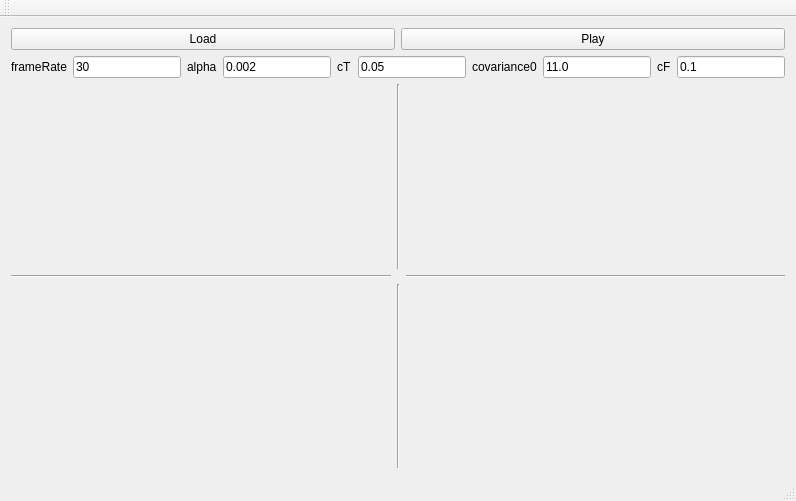
<?xml version="1.0" encoding="UTF-8"?>
<ui version="4.0">
 <class>MainWindow</class>
 <widget class="QMainWindow" name="MainWindow">
  <property name="geometry">
   <rect>
    <x>0</x>
    <y>0</y>
    <width>521</width>
    <height>501</height>
   </rect>
  </property>
  <property name="windowTitle">
   <string>Gmm</string>
  </property>
  <widget class="QWidget" name="centralWidget">
   <property name="sizePolicy">
    <sizepolicy hsizetype="Preferred" vsizetype="Preferred">
     <horstretch>0</horstretch>
     <verstretch>0</verstretch>
    </sizepolicy>
   </property>
   <layout class="QGridLayout" name="gridLayout_2">
    <item row="0" column="0">
     <widget class="QPushButton" name="pushButton">
      <property name="sizePolicy">
       <sizepolicy hsizetype="Minimum" vsizetype="Fixed">
        <horstretch>0</horstretch>
        <verstretch>0</verstretch>
       </sizepolicy>
      </property>
      <property name="maximumSize">
       <size>
        <width>16777215</width>
        <height>16777215</height>
       </size>
      </property>
      <property name="text">
       <string>Load</string>
      </property>
     </widget>
    </item>
    <item row="0" column="1">
     <widget class="QPushButton" name="pushButton_2">
      <property name="sizePolicy">
       <sizepolicy hsizetype="Minimum" vsizetype="Fixed">
        <horstretch>0</horstretch>
        <verstretch>0</verstretch>
       </sizepolicy>
      </property>
      <property name="maximumSize">
       <size>
        <width>16777215</width>
        <height>16777215</height>
       </size>
      </property>
      <property name="text">
       <string>Play</string>
      </property>
     </widget>
    </item>
    <item row="2" column="0" colspan="2">
     <layout class="QGridLayout" name="gridLayout">
      <property name="sizeConstraint">
       <enum>QLayout::SetDefaultConstraint</enum>
      </property>
      <item row="0" column="0">
       <widget class="QLabel" name="video">
        <property name="autoFillBackground">
         <bool>true</bool>
        </property>
        <property name="styleSheet">
         <string notr="true"/>
        </property>
        <property name="text">
         <string/>
        </property>
       </widget>
      </item>
      <item row="0" column="1">
       <widget class="Line" name="line_2">
        <property name="orientation">
         <enum>Qt::Vertical</enum>
        </property>
       </widget>
      </item>
      <item row="2" column="1">
       <widget class="Line" name="line_4">
        <property name="orientation">
         <enum>Qt::Vertical</enum>
        </property>
       </widget>
      </item>
      <item row="1" column="2">
       <widget class="Line" name="line_3">
        <property name="orientation">
         <enum>Qt::Horizontal</enum>
        </property>
       </widget>
      </item>
      <item row="1" column="0">
       <widget class="Line" name="line">
        <property name="orientation">
         <enum>Qt::Horizontal</enum>
        </property>
       </widget>
      </item>
      <item row="2" column="2">
       <widget class="QLabel" name="video3">
        <property name="sizePolicy">
         <sizepolicy hsizetype="Preferred" vsizetype="Preferred">
          <horstretch>0</horstretch>
          <verstretch>0</verstretch>
         </sizepolicy>
        </property>
        <property name="text">
         <string/>
        </property>
       </widget>
      </item>
      <item row="0" column="2">
       <widget class="QLabel" name="video1">
        <property name="styleSheet">
         <string notr="true">Border-color: #000;</string>
        </property>
        <property name="text">
         <string/>
        </property>
       </widget>
      </item>
      <item row="2" column="0">
       <widget class="QLabel" name="video2">
        <property name="text">
         <string/>
        </property>
       </widget>
      </item>
     </layout>
    </item>
    <item row="1" column="0" colspan="2">
     <layout class="QGridLayout" name="gridLayout_3" rowstretch="0,0,0,0">
      <property name="sizeConstraint">
       <enum>QLayout::SetDefaultConstraint</enum>
      </property>
      <item row="0" column="4">
       <widget class="QLabel" name="label_3">
        <property name="text">
         <string>cT</string>
        </property>
       </widget>
      </item>
      <item row="0" column="5">
       <widget class="QLineEdit" name="param_cT">
        <property name="sizePolicy">
         <sizepolicy hsizetype="Minimum" vsizetype="Fixed">
          <horstretch>0</horstretch>
          <verstretch>0</verstretch>
         </sizepolicy>
        </property>
        <property name="text">
         <string>0.05</string>
        </property>
       </widget>
      </item>
      <item row="0" column="3">
       <widget class="QLineEdit" name="param_alpha">
        <property name="sizePolicy">
         <sizepolicy hsizetype="Minimum" vsizetype="Fixed">
          <horstretch>0</horstretch>
          <verstretch>0</verstretch>
         </sizepolicy>
        </property>
        <property name="text">
         <string>0.002</string>
        </property>
       </widget>
      </item>
      <item row="0" column="2">
       <widget class="QLabel" name="label_4">
        <property name="text">
         <string>alpha</string>
        </property>
       </widget>
      </item>
      <item row="0" column="6">
       <widget class="QLabel" name="label_2">
        <property name="text">
         <string>covariance0</string>
        </property>
       </widget>
      </item>
      <item row="0" column="8">
       <widget class="QLabel" name="label">
        <property name="text">
         <string>cF</string>
        </property>
       </widget>
      </item>
      <item row="0" column="9">
       <widget class="QLineEdit" name="param_cF">
        <property name="sizePolicy">
         <sizepolicy hsizetype="Minimum" vsizetype="Fixed">
          <horstretch>0</horstretch>
          <verstretch>0</verstretch>
         </sizepolicy>
        </property>
        <property name="text">
         <string>0.1</string>
        </property>
       </widget>
      </item>
      <item row="0" column="0">
       <widget class="QLabel" name="label_5">
        <property name="text">
         <string>frameRate</string>
        </property>
       </widget>
      </item>
      <item row="0" column="7">
       <widget class="QLineEdit" name="param_covariance0">
        <property name="sizePolicy">
         <sizepolicy hsizetype="Minimum" vsizetype="Fixed">
          <horstretch>0</horstretch>
          <verstretch>0</verstretch>
         </sizepolicy>
        </property>
        <property name="text">
         <string>11.0</string>
        </property>
       </widget>
      </item>
      <item row="0" column="1">
       <widget class="QLineEdit" name="param_framerate">
        <property name="sizePolicy">
         <sizepolicy hsizetype="Minimum" vsizetype="Fixed">
          <horstretch>0</horstretch>
          <verstretch>0</verstretch>
         </sizepolicy>
        </property>
        <property name="text">
         <string>30</string>
        </property>
       </widget>
      </item>
     </layout>
    </item>
   </layout>
  </widget>
  <widget class="QMenuBar" name="menuBar">
   <property name="geometry">
    <rect>
     <x>0</x>
     <y>0</y>
     <width>521</width>
     <height>22</height>
    </rect>
   </property>
  </widget>
  <widget class="QToolBar" name="mainToolBar">
   <attribute name="toolBarArea">
    <enum>TopToolBarArea</enum>
   </attribute>
   <attribute name="toolBarBreak">
    <bool>false</bool>
   </attribute>
  </widget>
  <widget class="QStatusBar" name="statusBar"/>
 </widget>
 <layoutdefault spacing="6" margin="11"/>
 <resources/>
 <connections/>
</ui>
